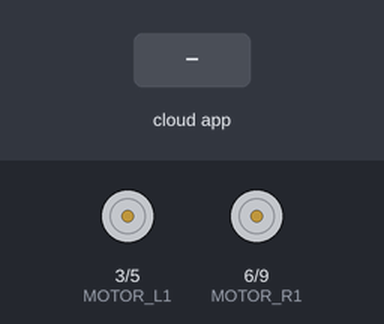
Simulated run of this sketch. Board: Arduino Uno, built with avr-gcc and run on an emulated ATmega328P. Shown: motor-driver pin pairs drawn as motors (green arrow = first pin HIGH = forward, orange = second pin HIGH = backward, longer = more drive). Inputs (shaded band) come from the test bench. The ROS host is connected and sends only what is stated.

Above: at 1.2 s.
1.3 s: the phone or cloud app sets linear.x to -100
At 2.5 s:
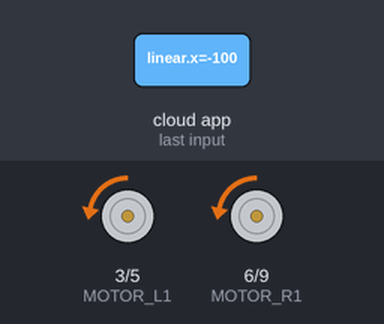
2.8 s: the phone or cloud app sets linear.x to 100
At 3.8 s:
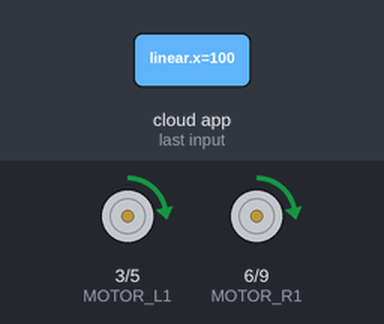
4.3 s: the phone or cloud app sets angular.z to -100
At 4.9 s:
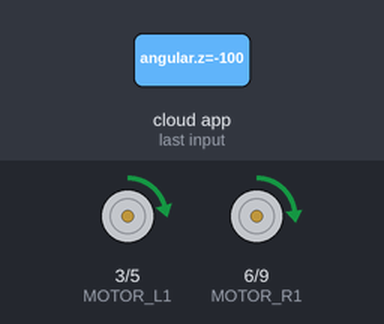
5.8 s: the phone or cloud app sets linear.x to 0
At 6.1 s:
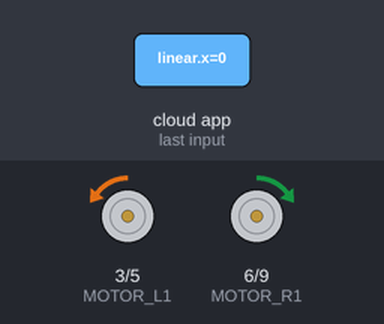
7.3 s: the phone or cloud app sets angular.z to 100
At 8.4 s:
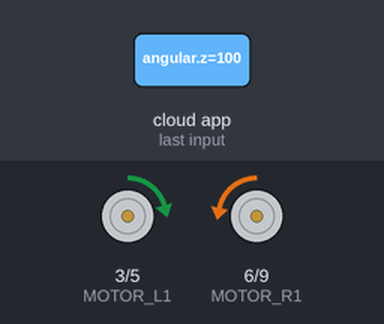
Timing chart, 0 to 9.8 s (numbered marks = the images above; inputs shaded):
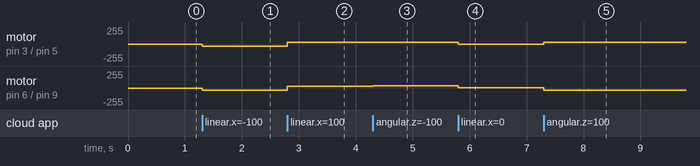

The sketch:

The_source_code_of_car_based_ROS.ino
```cpp
/*code authors
  * Jack Ju
  * HITACTIWH606
  * Harbin institute of technology at weihai
  */
#include <ros.h>
#include <geometry_msgs/Twist.h>
/***电机引脚定义*****/
#define MOTOR_L1 3
#define MOTOR_L2 5
#define MOTOR_R1 6
#define MOTOR_R2 9

double PWM_R=0, PWM_L=0;//初始脉冲
//wheel_rad is the wheel radius ,wheel_sep is
double wheel_rad = 0.0325, wheel_sep = 0.295;
double speed_angular=0;
double speed_linear=0;
ros::NodeHandle nh;
/***回调函数****/
void messageCb(const geometry_msgs::Twist& msg)
{
  speed_angular= msg.angular.z;
  speed_linear = msg.linear.x;
  PWM_L=((speed_linear/wheel_rad)+ ((speed_angular*wheel_sep)/(2.0*wheel_rad)));
  PWM_R=((speed_linear/wheel_rad) - ((speed_angular*wheel_sep)/(2.0*wheel_rad)));
  if(PWM_L>254)
  {
    PWM_L=255;
  }
  if(PWM_R>254)
  {
    PWM_R=255;
   }


}

ros::Subscriber<geometry_msgs::Twist> sub("cmd_vel", &messageCb);
//发布者，为了调试系统控制系统
geometry_msgs::Twist data;
ros::Publisher  feed_back_data("pwm_l_and_pwm_r",&data);

void MotorL(int Pulse_Width1);
void MotorR(int Pulse_Width2);
void setup()
{
  pinMode( MOTOR_L1, OUTPUT);
  pinMode( MOTOR_L2, OUTPUT);
  pinMode( MOTOR_R1, OUTPUT);
  pinMode( MOTOR_R2, OUTPUT);
  digitalWrite(MOTOR_L1, LOW);
  digitalWrite(MOTOR_L2, LOW);
  digitalWrite( MOTOR_R1, LOW);
  digitalWrite(MOTOR_R2, LOW);
  nh.initNode();
  nh.subscribe(sub);
  nh.advertise(feed_back_data);
}
/****左边电机函数****/
void MotorL(double Pulse_Width1)
{
  if (Pulse_Width1 > 0){
     analogWrite(MOTOR_L1, Pulse_Width1);
     digitalWrite(MOTOR_L2, LOW);
 }
 if (Pulse_Width1 < 0){
     Pulse_Width1=abs(Pulse_Width1);
      digitalWrite(MOTOR_L1, LOW);
     analogWrite(MOTOR_L2, Pulse_Width1);
 }
 if (Pulse_Width1 == 0){
     digitalWrite(MOTOR_L1, LOW);
     digitalWrite(MOTOR_L2, LOW);
 }
  }
  /****右侧边电机函数****/
  void MotorR(double Pulse_Width2)
{
  if (Pulse_Width2 > 0){
     analogWrite(MOTOR_R1, Pulse_Width2);
     digitalWrite(MOTOR_R2, LOW);
 }
 if (Pulse_Width2 < 0){
     Pulse_Width2=abs(Pulse_Width2);
      digitalWrite(MOTOR_R1, LOW);
     analogWrite(MOTOR_R2, Pulse_Width2);
 }
 if (Pulse_Width2 == 0){
     digitalWrite(MOTOR_R1, LOW);
     digitalWrite(MOTOR_R2, LOW);
 }
}
 /***主函数*****/
void loop()
{

  MotorL(PWM_L);
  MotorR(PWM_R);
  data.linear.x=PWM_L;
  data.linear.y=PWM_R;
  feed_back_data.publish( &data );
  nh.spinOnce();
  //delay(1);
}
```

Measured:
- after the input at 1.3 s, motor on pin 3 (MOTOR_L1) / pin 5 (MOTOR_L2), motor on pin 6 (MOTOR_R1) / pin 9 (MOTOR_R2): stopped → backward 30/255 at once
- after the input at 2.8 s, motor on pin 3 (MOTOR_L1) / pin 5 (MOTOR_L2), motor on pin 6 (MOTOR_R1) / pin 9 (MOTOR_R2): backward 30/255 → forward 30/255 at once
- after the input at 4.3 s, motor on pin 3 (MOTOR_L1) / pin 5 (MOTOR_L2): forward 30/255 → forward 26/255 at once; motor on pin 6 (MOTOR_R1) / pin 9 (MOTOR_R2): forward 30/255 → forward 35/255 at once
- after the input at 5.8 s, motor on pin 3 (MOTOR_L1) / pin 5 (MOTOR_L2): forward 26/255 → backward 4/255 at once; motor on pin 6 (MOTOR_R1) / pin 9 (MOTOR_R2): forward 35/255 → forward 4/255 at once
- after the input at 7.3 s, motor on pin 3 (MOTOR_L1) / pin 5 (MOTOR_L2): backward 4/255 → forward 26/255 at once; motor on pin 6 (MOTOR_R1) / pin 9 (MOTOR_R2): forward 4/255 → backward 30/255 at once
